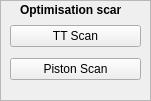
   <widget class="QFrame" name="frame_mountPos_2">
    <property name="geometry">
     <rect>
      <x>470</x>
      <y>20</y>
      <width>151</width>
      <height>101</height>
     </rect>
    </property>
    <property name="frameShape">
     <enum>QFrame::StyledPanel</enum>
    </property>
    <property name="frameShadow">
     <enum>QFrame::Raised</enum>
    </property>
    <widget class="QLabel" name="label_mountPosition_2">
     <property name="geometry">
      <rect>
       <x>20</x>
       <y>0</y>
       <width>101</width>
       <height>20</height>
      </rect>
     </property>
     <property name="text">
      <string>&lt;html&gt;&lt;head/&gt;&lt;body&gt;&lt;p align=&quot;center&quot;&gt;&lt;span style=&quot; font-size:9pt; font-weight:600;&quot;&gt;Optimisation scan&lt;/span&gt;&lt;/p&gt;&lt;/body&gt;&lt;/html&gt;</string>
     </property>
    </widget>
    <widget class="QWidget" name="">
     <property name="geometry">
      <rect>
       <x>10</x>
       <y>20</y>
       <width>131</width>
       <height>66</height>
      </rect>
     </property>
     <layout class="QVBoxLayout" name="verticalLayout_35">
      <item>
       <widget class="QPushButton" name="pushButton_TTscan">
        <property name="text">
         <string>TT Scan</string>
        </property>
       </widget>
      </item>
      <item>
       <widget class="QPushButton" name="pushButton_pistonscan">
        <property name="text">
         <string>Piston Scan</string>
        </property>
       </widget>
      </item>
     </layout>
    </widget>
   </widget>
